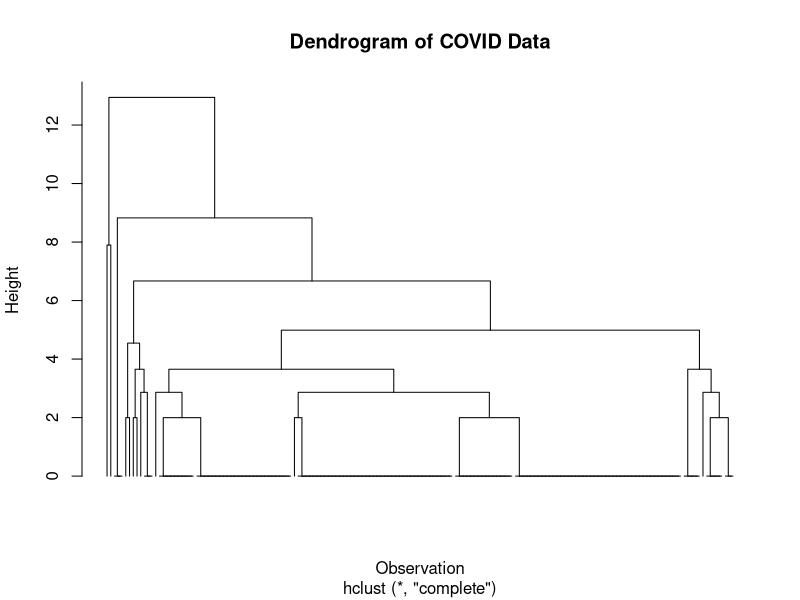
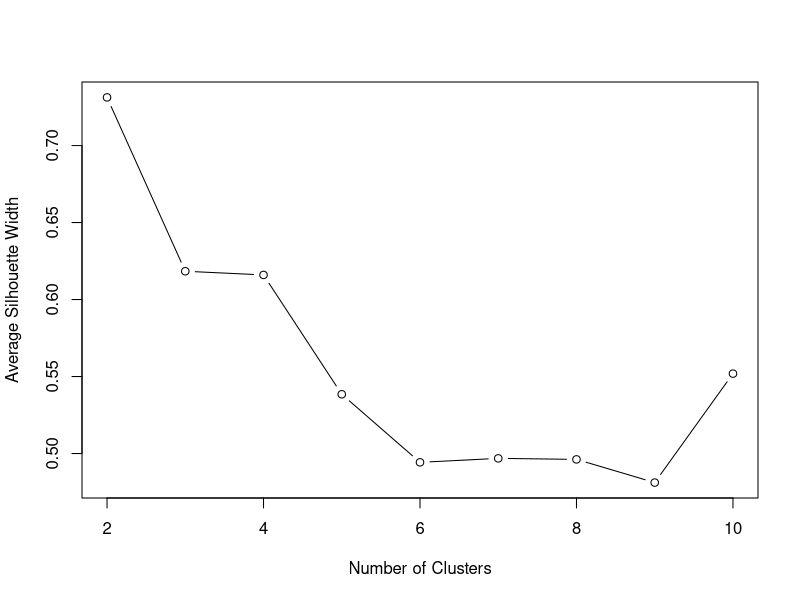
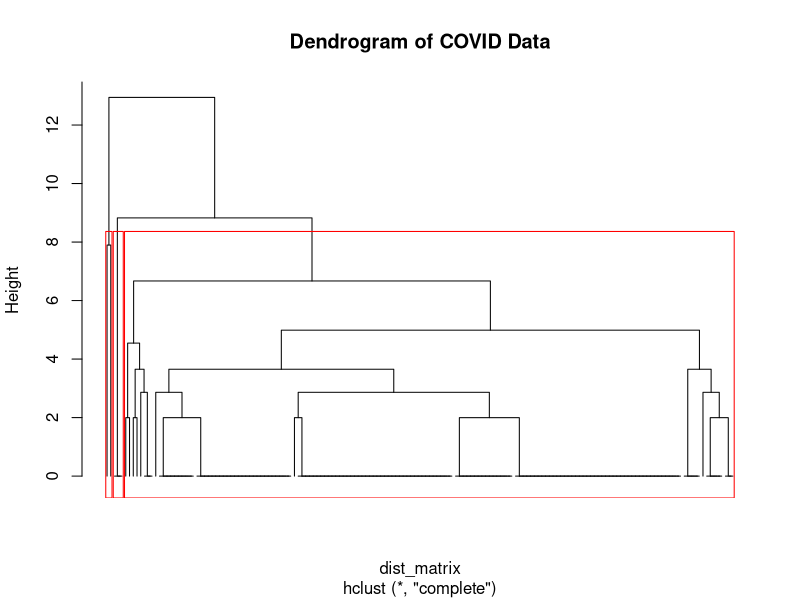
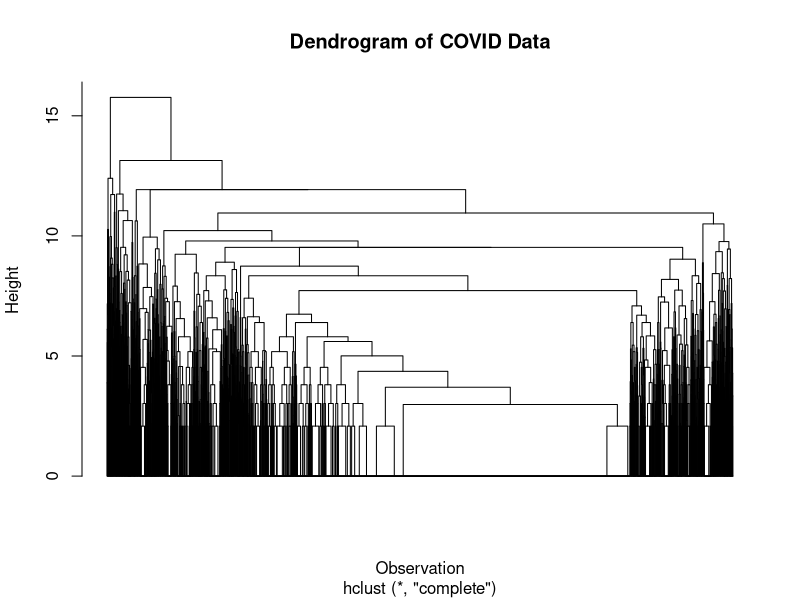
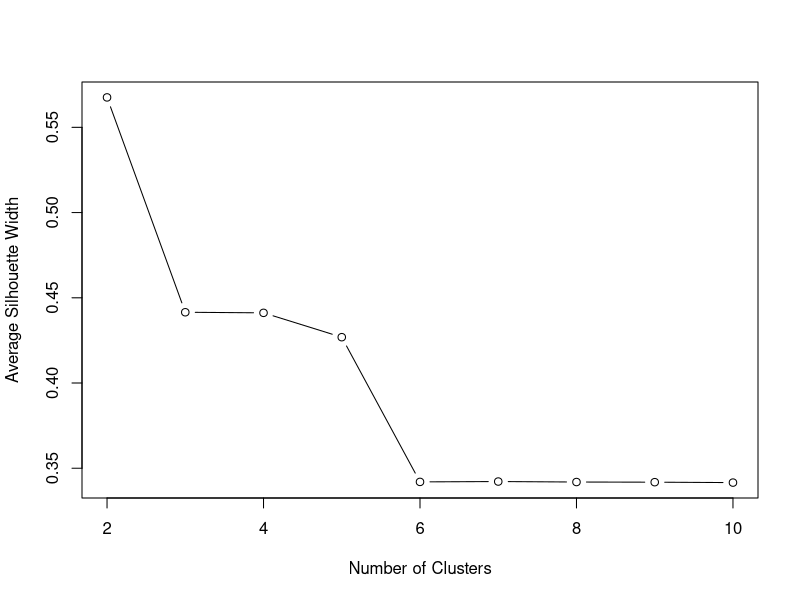

R code for these plots, in order: (Note: this script raises an error after producing the figures.)
## ---- chunk 1
library(openxlsx)
library(stats)
library(cluster)
library(dplyr)
## ---- chunk 2
df <- read.xlsx("merged_wave_data2.xlsx")

head(df)
## ---- chunk 3
filtered_df <- subset(df, CW3_COVNEWILL == 1)

dim(filtered_df)
## ---- chunk 4
covid_symptoms <- filtered_df[, intersect(c("CW3_COVNEWILT_1", "CW3_COVNEWILT_2", 
                                   "CW3_COVNEWILT_3", "CW3_COVNEWILT_4", 
                                   "CW3_COVNEWILT_5", "CW3_COVNEWILT_6", 
                                   "CW3_COVNEWILT_7", "CW3_COVNEWILT_8"), colnames(filtered_df))]

scaled_covid_symptoms <- scale(covid_symptoms)

dist_matrix <- dist(scaled_covid_symptoms, method = "euclidean")
## ---- chunk 5
hc <- hclust(dist_matrix, method = "complete")
summary(hc)
## ---- chunk 6
plot(hc, main = "Dendrogram of COVID Data", xlab = "Observation", ylab = "Height", hang = -1, cex = 0.5, labels = FALSE)
## ---- chunk 7
# Initialize a vector to store silhouette widths
sil_width <- numeric(10)  

for (k in 2:10) {
  clusters <- cutree(hc, k = k)
  sil_score <- silhouette(clusters, dist_matrix)
  sil_width[k] <- mean(sil_score[, 3])
}

# Plot silhouette width for each k
plot(2:10, sil_width[2:10], type = "b", xlab = "Number of Clusters", ylab = "Average Silhouette Width")

## ---- chunk 8
clusters <- cutree(hc, k = 2)

silhouette_score <- silhouette(clusters, dist_matrix)
summary(silhouette_score)
## ---- chunk 9
clusters <- cutree(hc, k = 3) 
table(clusters)  

plot(hc, main = "Dendrogram of COVID Data", hang = -1, cex = 0.5, labels = FALSE)
rect.hclust(hc, k = 3, border = "red")
## ---- chunk 10
covid_symptoms <- df[, intersect(c("CW3_COVIDSYMPT_1", "CW3_COVIDSYMPT_2", "CW3_COVIDSYMPT_3", 
  "CW3_COVIDSYMPT_4", "CW3_COVIDSYMPT_5", "CW3_COVIDSYMPT_6", 
  "CW3_COVIDSYMPT_7", "CW3_COVIDSYMPT_8", "CW3_COVIDSYMPT_18", 
  "CW3_COVIDSYMPT_10", "CW3_COVIDSYMPT_11", "CW3_COVIDSYMPT_12", 
  "CW3_COVIDSYMPT_16", "CW3_COVIDSYMPT_13", "CW3_COVIDSYMPT_14", 
  "CW3_COVIDSYMPT_17", "CW3_COVIDSYMPT_19", "CW3_COVIDSYMPT_20", 
  "CW3_COVIDSYMPT_23"), colnames(df))]

# Remove columns with any NA values
covid_symptoms_clean <- na.omit(covid_symptoms)

scaled_covid_symptoms <- scale(covid_symptoms_clean)

dist_matrix <- dist(scaled_covid_symptoms, method = "euclidean")
## ---- chunk 11
hc_covid <- hclust(dist_matrix, method = "complete")
summary(hc_covid)
## ---- chunk 12
plot(hc_covid, main = "Dendrogram of COVID Data", xlab = "Observation", ylab = "Height", hang = -1, cex = 0.5, labels = FALSE)
## ---- chunk 13
# Initialize a vector to store silhouette widths
sil_width <- numeric(10)  

for (k in 2:10) {
  clusters <- cutree(hc_covid, k = k)
  sil_score <- silhouette(clusters, dist_matrix)
  sil_width[k] <- mean(sil_score[, 3])
}

# Plot silhouette width for each k
plot(2:10, sil_width[2:10], type = "b", xlab = "Number of Clusters", ylab = "Average Silhouette Width")

## ---- chunk 14
clusters <- cutree(hc_covid, k = 2)

silhouette_score <- silhouette(clusters, dist_matrix)
summary(silhouette_score)
## ---- chunk 15
clusters <- cutree(hc_covid, k = 3)

silhouette_score <- silhouette(clusters, dist_matrix)
summary(silhouette_score)
## ---- chunk 16
covid_symptoms_clean$cluster <- as.factor(clusters)
## ---- chunk 17
summary_df <- covid_symptoms_clean %>%
  group_by(cluster) %>%
  summarise(across(everything(), list(mean = ~mean(.), median = ~median(.)), .names = "{col}_{fn}"))

print(summary_df)
## ---- chunk 18
# Calculate the frequency of each symptom in each cluster
frequency_df <- covid_symptoms_clean %>%
  group_by(cluster) %>%
  summarise(across(everything(), ~sum(!is.na(.)), .names = "{col}_freq"))

print(frequency_df)
## ---- chunk 19
ggplot(df, aes(x = cluster, fill = as.factor(cough))) +
  geom_bar(position = "fill") +
  labs(title = "Cough Frequency by Cluster", x = "Cluster", y = "Proportion")
